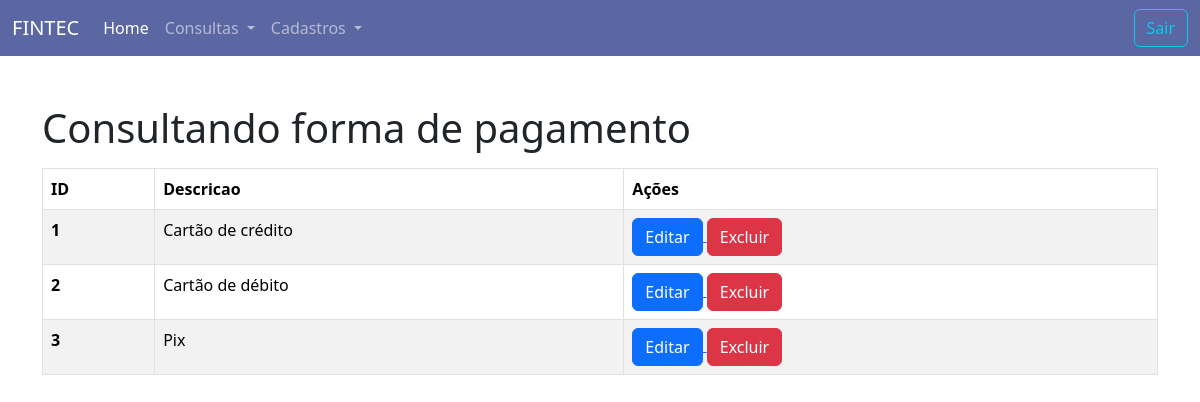
The page /pages/forma_pagamento/index.php on the database its author committed.
### tables this page shows
CREATE TABLE `forma_pagamento` (
  `id_forma_pagamento` int(11) NOT NULL,
  `descricao` varchar(30) DEFAULT NULL,
  `ind_excluido` int(11) DEFAULT 0
);

### pages/forma_pagamento/index.php (the view, shortened to what this page needs)
<?php
require_once __DIR__ . '/../../config/database.php';
include '../../templates/header.php';
include '../../templates/navbar.php';
$forma_pagamento = $pdo->query('SELECT id_forma_pagamento, descricao
    FROM forma_pagamento
    where ind_excluido = 0
    ORDER BY descricao')
    ->fetchAll();
?>
<br />
<div class="container">
    <h1 class="mb-3">Consultando forma de pagamento</h1>
    <table class="table table-bordered table-striped">
        <thead>
            <tr>
                <th scope="col">ID</th>
                <th scope="col">Descricao</th>
                <th scope="col">Ações</th>
            </tr>
        </thead>
        <tbody>
            <?php foreach($forma_pagamento as $t): ?>
            <tr>
                <th scope="row"><?= $t['id_forma_pagamento']?></th>
                <td><?= $t['descricao'] ?></td>
                <td>
                    <a href="edit.php?id_forma_pagamento=<?= $t['id_forma_pagamento'] ?>">
                        <button type="button" class="btn btn-primary">Editar</button>
                    </a>
                    <form method="post" style="display: inline;">
                        <button type="submit" class="btn btn-danger">Excluir</button>
                    </form>
                </td>
            </tr>
            <?php endforeach; ?>
        </tbody>
    </table>
</div>
<?php
include '../../templates/footer.php';
?>

### rows shown on the page
forma_pagamento: id_forma_pagamento "1", descricao "Cartão de crédito"
forma_pagamento: id_forma_pagamento "2", descricao "Cartão de débito"
forma_pagamento: id_forma_pagamento "3", descricao "Pix"
